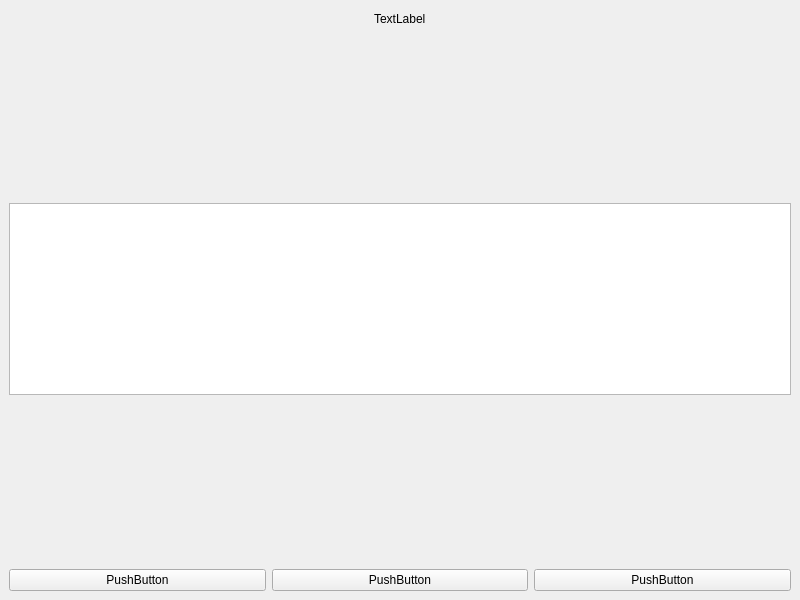
<?xml version="1.0" encoding="UTF-8"?>
<ui version="4.0">
 <class>MainWindow</class>
 <widget class="QMainWindow" name="MainWindow">
  <property name="geometry">
   <rect>
    <x>0</x>
    <y>0</y>
    <width>800</width>
    <height>600</height>
   </rect>
  </property>
  <property name="windowTitle">
   <string>MainWindow</string>
  </property>
  <widget class="QWidget" name="centralwidget">
   <layout class="QVBoxLayout" name="verticalLayout_3">
    <item>
     <layout class="QHBoxLayout" name="horizontalLayout_5">
      <item>
       <spacer name="horizontalSpacer">
        <property name="orientation">
         <enum>Qt::Orientation::Horizontal</enum>
        </property>
        <property name="sizeHint" stdset="0">
         <size>
          <width>40</width>
          <height>20</height>
         </size>
        </property>
       </spacer>
      </item>
      <item>
       <widget class="QLabel" name="timeLabel">
        <property name="text">
         <string>TextLabel</string>
        </property>
       </widget>
      </item>
      <item>
       <spacer name="horizontalSpacer_2">
        <property name="orientation">
         <enum>Qt::Orientation::Horizontal</enum>
        </property>
        <property name="sizeHint" stdset="0">
         <size>
          <width>40</width>
          <height>20</height>
         </size>
        </property>
       </spacer>
      </item>
     </layout>
    </item>
    <item>
     <layout class="QVBoxLayout" name="verticalLayout_2">
      <item>
       <spacer name="verticalSpacer_2">
        <property name="orientation">
         <enum>Qt::Orientation::Vertical</enum>
        </property>
        <property name="sizeHint" stdset="0">
         <size>
          <width>20</width>
          <height>40</height>
         </size>
        </property>
       </spacer>
      </item>
      <item>
       <widget class="QTextBrowser" name="circleInfo"/>
      </item>
      <item>
       <spacer name="verticalSpacer">
        <property name="orientation">
         <enum>Qt::Orientation::Vertical</enum>
        </property>
        <property name="sizeHint" stdset="0">
         <size>
          <width>20</width>
          <height>40</height>
         </size>
        </property>
       </spacer>
      </item>
     </layout>
    </item>
    <item>
     <layout class="QHBoxLayout" name="horizontalLayout_4">
      <item>
       <widget class="QPushButton" name="start_stop">
        <property name="text">
         <string>PushButton</string>
        </property>
       </widget>
      </item>
      <item>
       <widget class="QPushButton" name="restart">
        <property name="text">
         <string>PushButton</string>
        </property>
       </widget>
      </item>
      <item>
       <widget class="QPushButton" name="circle">
        <property name="text">
         <string>PushButton</string>
        </property>
       </widget>
      </item>
     </layout>
    </item>
   </layout>
  </widget>
 </widget>
 <resources/>
 <connections/>
</ui>
